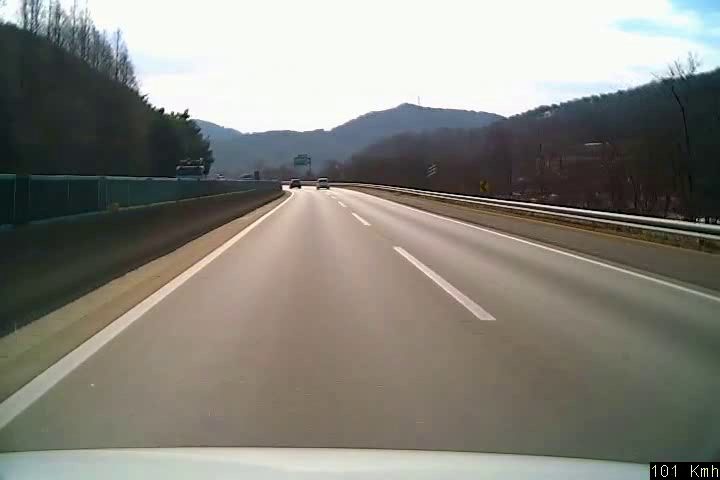
#> input picture frame 96 of extracted_video.mp4, 720 x 480 px
$ jupyter execute --allow-errors lane_detection.ipynb   (shell and % lines are left out)
#> lines starting #> are read from the running program, lines starting #| are printed output that depends on the picture; after the words box and inside, x2 and y2 are one past the last pixel; in counts of white or black regions, pixels touching at a corner belong together
[cell 1]
from google.colab import drive
drive.mount('/content/drive')

[cell 2]
import cv2
from google.colab.patches import cv2_imshow
from matplotlib import pyplot as plt

cap = cv2.VideoCapture('/content/DSC_data/extracted_video.mp4')
frame_number = 96

if cap.isOpened():
    cap.set(cv2.CAP_PROP_POS_FRAMES, frame_number)
    ret, frame = cap.read()
#> frame is the input picture: shape (480, 720, 3); mean B, G, R 124, 131.9, 133.5
    if ret:
        cv2_imshow(frame)
        cv2.imwrite('test_image.jpg', frame)
cap.release()

[cell 3]
import cv2
from google.colab.patches import cv2_imshow
import matplotlib.pyplot as plt

image_gray = cv2.imread('/content/test_image.jpg',0)

plt.figure(figsize=(10, 10))
#> (the rest of this cell did not finish here and is left out)

[cell 4]
import cv2
from google.colab.patches import cv2_imshow
import matplotlib.pyplot as plt

image = cv2.imread('/content/test_image.jpg')
#> (the rest of this cell did not finish here and is left out)

[cell 5]
import cv2
from google.colab.patches import cv2_imshow
import matplotlib.pyplot as plt
import numpy as np

image = cv2.imread('/content/test_image.jpg')
#> (the rest of this cell did not finish here and is left out)

[cell 6]
import cv2
from google.colab.patches import cv2_imshow
import matplotlib.pyplot as plt
import numpy as np

image = cv2.imread('/content/test_image.jpg')
#> (the rest of this cell did not finish here and is left out)

[cell 7]
import cv2
import numpy as np

input_video_path = '/content/DSC_data/extracted_video.mp4'
output_video_path = './processed_video.mp4'
cap = cv2.VideoCapture(input_video_path)
fourcc = cv2.VideoWriter_fourcc(*'XVID')
out = cv2.VideoWriter(output_video_path, fourcc, 20.0, (int(cap.get(3)), int(cap.get(4))))

while cap.isOpened():
    ret, frame = cap.read()
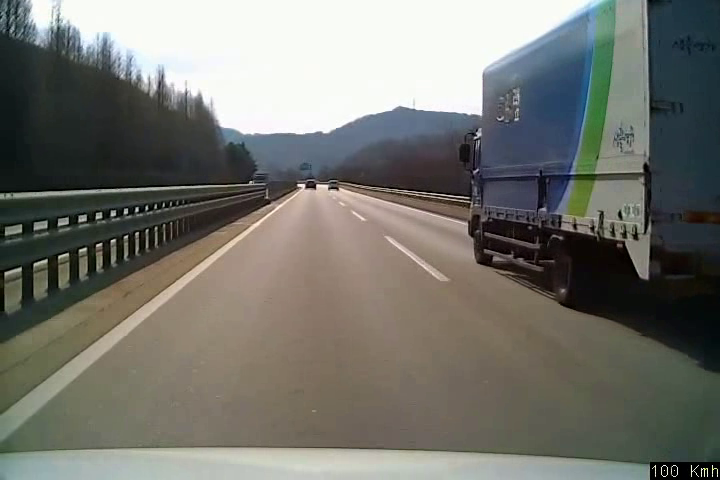
#> input picture frame 9 of extracted_video.mp4, 720 x 480 px
#> frame is the input picture: shape (480, 720, 3); mean B, G, R 110.3, 116.7, 116.3
    if not ret:
        break
    gray = cv2.cvtColor(frame, cv2.COLOR_RGB2GRAY)
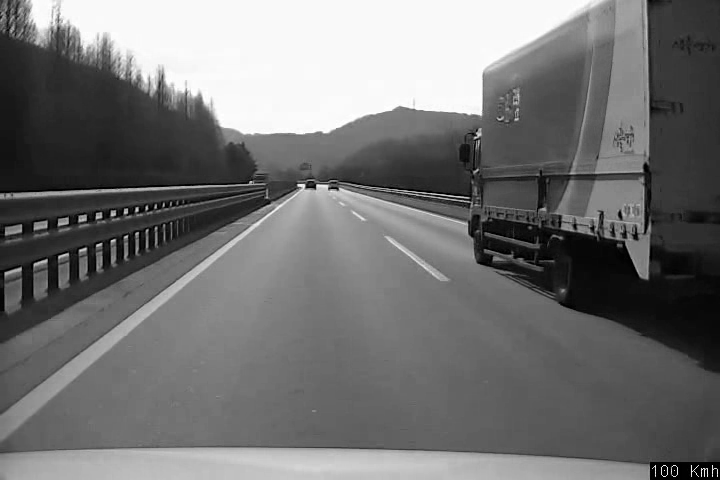
#> gray: shape (480, 720); min 0, max 255, mean 114.7
    edges = cv2.Canny(gray, 50, 150)
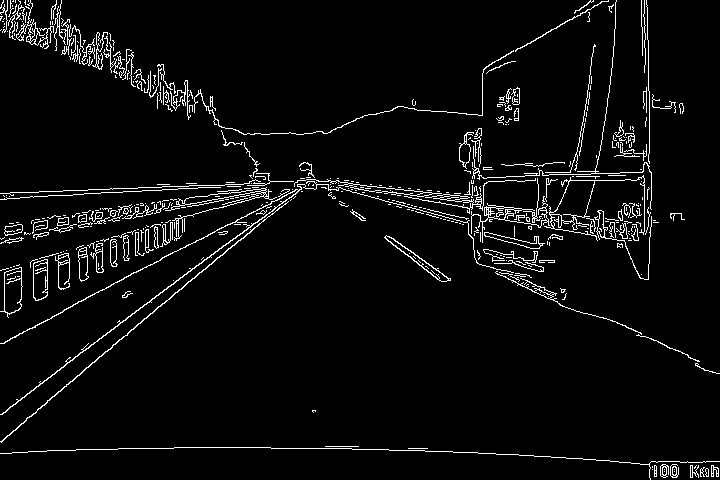
#> edges: shape (480, 720); 4.5% white in thin lines or dots
    vertices = np.array([[(660, 400), (0, 400), (235, 230), (390, 230)]], dtype=np.int32)
    mask = np.zeros_like(edges)
    cv2.fillPoly(mask, vertices, 255)
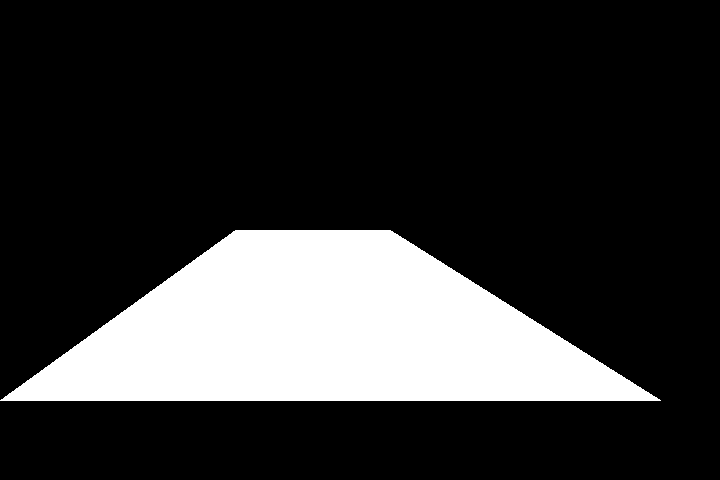
#> mask: shape (480, 720); 20.2% white; 1 white region, box (x1, y1, x2, y2) and area: (0, 230, 661, 401) 69936
    masked_edges = cv2.bitwise_and(edges, mask)
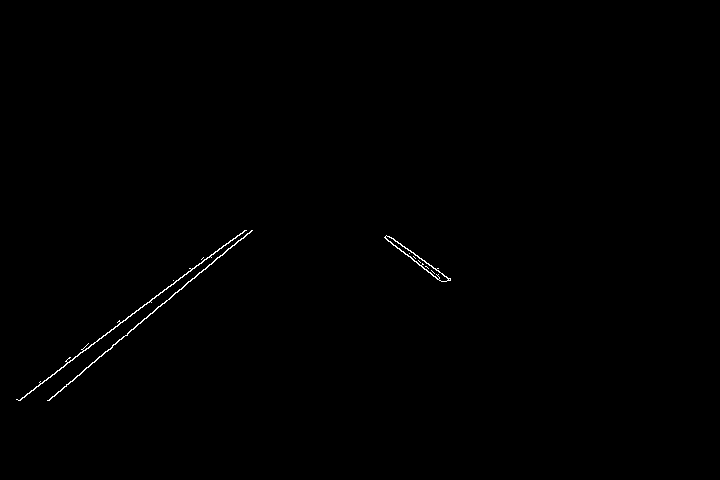
#> masked_edges: shape (480, 720); 0.3% white in thin lines or dots, all inside (x1, y1, x2, y2) = (16, 230, 451, 401)
    lines = cv2.HoughLinesP(masked_edges, rho=1, theta=np.pi/180, threshold=30, minLineLength=100, maxLineGap=300)
#> lines = [[47, 400, 238, 240], [18, 400, 244, 230], [49, 400, 251, 230]]
    line_img = np.zeros((*frame.shape,), dtype=np.uint8)
    if lines is not None:
        for line in lines:
            x1, y1, x2, y2 = line[0]
            cv2.line(line_img, (x1, y1), (x2, y2), (0, 255, 0), 2)
#> this loop made 3 passes
#> (line, x1, x2, y2) on passes 1 to 3: ([[47, 400, 238, 240]], 47, 238, 240), ([[18, 400, 244, 230]], 18, 244, 230), ([[49, 400, 251, 230]], 49, 251, 230)
    result = cv2.addWeighted(frame, 1, line_img, 0.8, 0)
    out.write(result)

cap.release()
out.release()
cv2.destroyAllWindows()

$ run again, starting later in the video
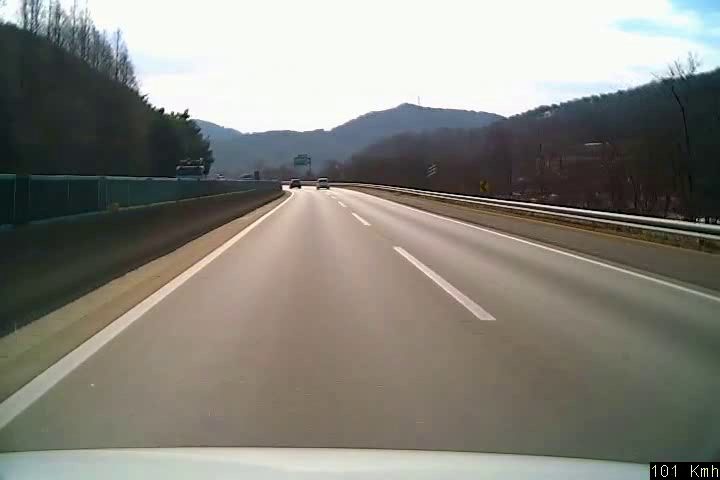
#> input picture frame 96 of extracted_video.mp4, 720 x 480 px
#> frame is the input picture: shape (480, 720, 3); mean B, G, R 124, 131.9, 133.5
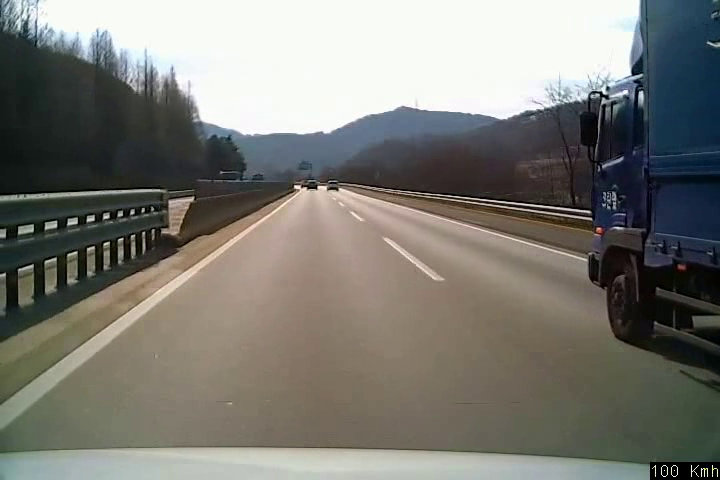
#> input picture frame 43 of extracted_video.mp4, 720 x 480 px
#> frame is the input picture: shape (480, 720, 3); mean B, G, R 116.3, 122.5, 123.3
#> edges: shape (480, 720); 4.7% white in thin lines or dots
#> mask: shape (480, 720); 20.2% white; 1 white region, box (x1, y1, x2, y2) and area: (0, 230, 661, 401) 69936
#> `masked_edges = cv2.bitwise_and(edges, mask)`:
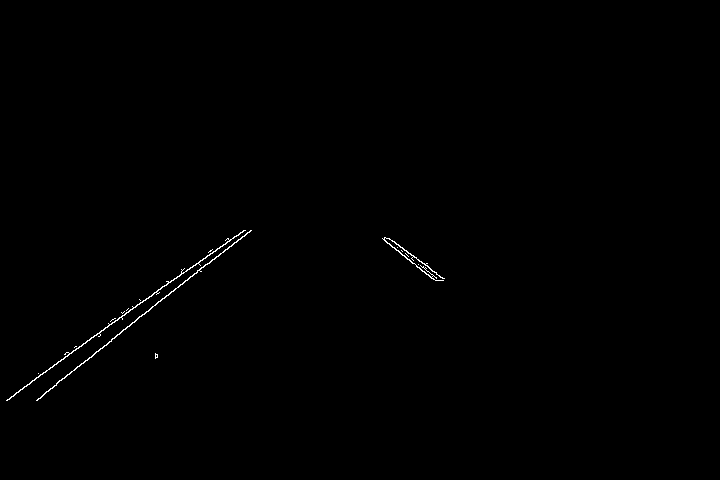
#> masked_edges: shape (480, 720); 0.32% white in thin lines or dots, all inside (x1, y1, x2, y2) = (6, 230, 445, 401)
#> lines = [[7, 399, 228, 238], [36, 400, 205, 264], [7, 400, 228, 239], [91, 357, 234, 242], [98, 336, 243, 230], [37, 399, 158, 301]]
#> the loop `for line in lines:` made 6 passes

$ run again, starting later in the video
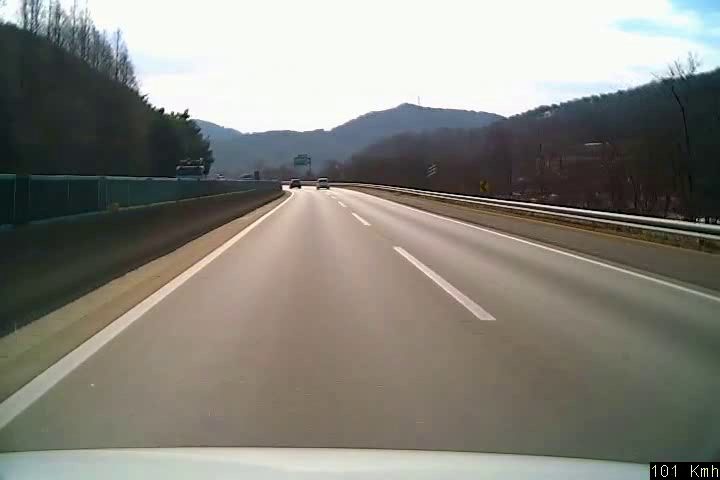
#> input picture frame 96 of extracted_video.mp4, 720 x 480 px
#> frame is the input picture: shape (480, 720, 3); mean B, G, R 124, 131.9, 133.5
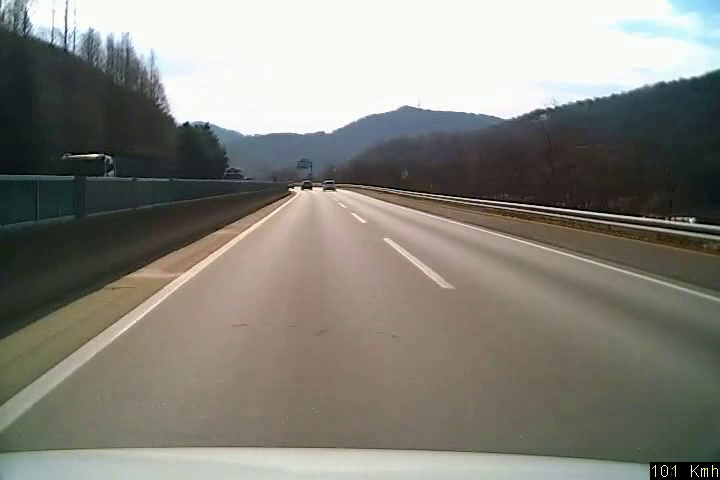
#> input picture frame 77 of extracted_video.mp4, 720 x 480 px
#> frame is the input picture: shape (480, 720, 3); mean B, G, R 123.6, 132, 133.4
#> edges: shape (480, 720); 3.3% white in thin lines or dots
#> mask: shape (480, 720); 20.2% white; 1 white region, box (x1, y1, x2, y2) and area: (0, 230, 661, 401) 69936
#> `masked_edges = cv2.bitwise_and(edges, mask)`:
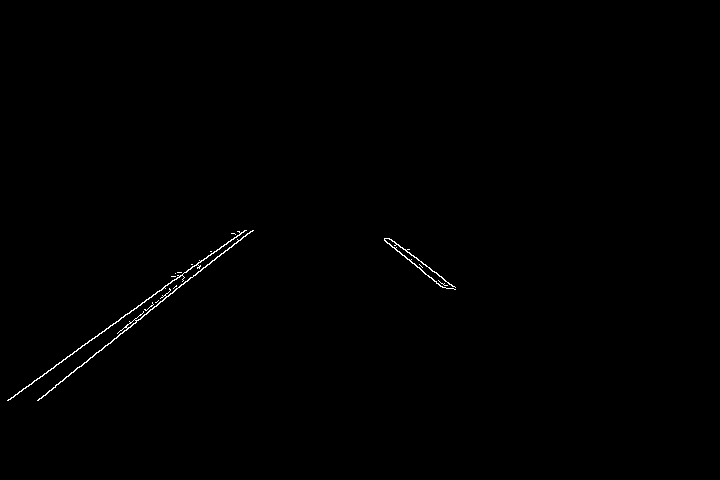
#> masked_edges: shape (480, 720); 0.34% white in thin lines or dots, all inside (x1, y1, x2, y2) = (7, 230, 456, 401)
#> lines = [[7, 400, 239, 231], [41, 398, 221, 253], [118, 321, 244, 230], [38, 400, 221, 246], [120, 333, 247, 233], [8, 400, 214, 251], [74, 371, 231, 240]]
#> the loop `for line in lines:` made 7 passes
